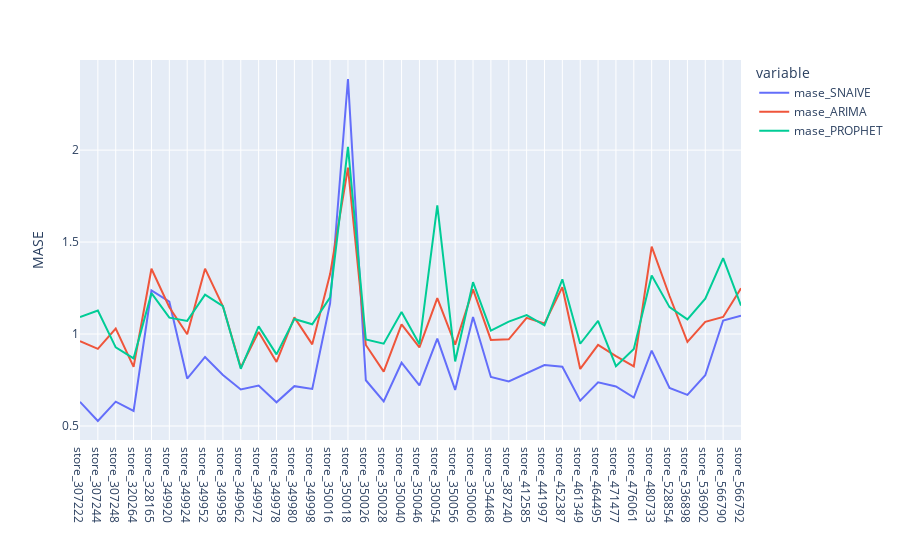

The notebook cell saved with this chart:
### Code cell
fig = score_ALL[['mase_SNAIVE', 'mase_ARIMA', 'mase_PROPHET']].plot()
fig.update_xaxes(title_text='')
fig.update_yaxes(title_text='MASE')

### Figure 1 — Plotly figure (JSON) as saved in the notebook; plotly's stock layout.template omitted (floating-point values rounded to 4 significant figures)
{"data": [{"hovertemplate": "variable=mase_SNAIVE<br>store=%{x}<br>value=%{y}<extra></extra>", "legendgroup": "mase_SNAIVE", "line": {"color": "#636efa", "dash": "solid"}, "marker": {"symbol": "circle"}, "mode": "lines", "name": "mase_SNAIVE", "orientation": "v", "showlegend": true, "type": "scatter", "x": ["store_307222", "store_307244", "store_307248", "store_320264", "store_328165", "store_349920", "store_349924", "store_349952", "store_349958", "store_349962", "store_349972", "store_349978", "store_349980", "store_349998", "store_350016", "store_350018", "store_350026", "store_350028", "store_350040", "store_350046", "store_350054", "store_350056", "store_350060", "store_354468", "store_387240", "store_412585", "store_441997", "store_452387", "store_461349", "store_464495", "store_471477", "store_476061", "store_480733", "store_528854", "store_536898", "store_536902", "store_566790", "store_566792"], "xaxis": "x", "y": [0.6312, 0.527, 0.6322, 0.5815, 1.237, 1.176, 0.7578, 0.8753, 0.7768, 0.6985, 0.7198, 0.6288, 0.7165, 0.7015, 1.167, 2.387, 0.7485, 0.6335, 0.8438, 0.721, 0.975, 0.696, 1.093, 0.7662, 0.742, 0.788, 0.8313, 0.822, 0.6375, 0.737, 0.715, 0.6547, 0.91, 0.7063, 0.669, 0.7757, 1.074, 1.099], "yaxis": "y"}, {"hovertemplate": "variable=mase_ARIMA<br>store=%{x}<br>value=%{y}<extra></extra>", "legendgroup": "mase_ARIMA", "line": {"color": "#EF553B", "dash": "solid"}, "marker": {"symbol": "circle"}, "mode": "lines", "name": "mase_ARIMA", "orientation": "v", "showlegend": true, "type": "scatter", "x": ["store_307222", "store_307244", "store_307248", "store_320264", "store_328165", "store_349920", "store_349924", "store_349952", "store_349958", "store_349962", "store_349972", "store_349978", "store_349980", "store_349998", "store_350016", "store_350018", "store_350026", "store_350028", "store_350040", "store_350046", "store_350054", "store_350056", "store_350060", "store_354468", "store_387240", "store_412585", "store_441997", "store_452387", "store_461349", "store_464495", "store_471477", "store_476061", "store_480733", "store_528854", "store_536898", "store_536902", "store_566790", "store_566792"], "xaxis": "x", "y": [0.9618, 0.919, 1.029, 0.8217, 1.355, 1.146, 0.999, 1.356, 1.151, 0.818, 1.012, 0.848, 1.09, 0.9438, 1.326, 1.905, 0.9405, 0.7957, 1.053, 0.927, 1.195, 0.9425, 1.243, 0.968, 0.9712, 1.088, 1.057, 1.255, 0.81, 0.9412, 0.8802, 0.8245, 1.475, 1.207, 0.9567, 1.067, 1.093, 1.249], "yaxis": "y"}, {"hovertemplate": "variable=mase_PROPHET<br>store=%{x}<br>value=%{y}<extra></extra>", "legendgroup": "mase_PROPHET", "line": {"color": "#00cc96", "dash": "solid"}, "marker": {"symbol": "circle"}, "mode": "lines", "name": "mase_PROPHET", "orientation": "v", "showlegend": true, "type": "scatter", "x": ["store_307222", "store_307244", "store_307248", "store_320264", "store_328165", "store_349920", "store_349924", "store_349952", "store_349958", "store_349962", "store_349972", "store_349978", "store_349980", "store_349998", "store_350016", "store_350018", "store_350026", "store_350028", "store_350040", "store_350046", "store_350054", "store_350056", "store_350060", "store_354468", "store_387240", "store_412585", "store_441997", "store_452387", "store_461349", "store_464495", "store_471477", "store_476061", "store_480733", "store_528854", "store_536898", "store_536902", "store_566790", "store_566792"], "xaxis": "x", "y": [1.093, 1.128, 0.9275, 0.8675, 1.222, 1.089, 1.072, 1.214, 1.151, 0.811, 1.042, 0.8895, 1.082, 1.053, 1.199, 2.018, 0.971, 0.9475, 1.12, 0.9445, 1.699, 0.851, 1.282, 1.018, 1.067, 1.103, 1.048, 1.297, 0.947, 1.072, 0.8253, 0.919, 1.318, 1.146, 1.08, 1.193, 1.413, 1.155], "yaxis": "y"}], "layout": {"legend": {"title": {"text": "variable"}, "tracegroupgap": 0}, "margin": {"t": 60}, "xaxis": {"anchor": "y", "domain": [0, 1], "title": {"text": ""}}, "yaxis": {"anchor": "x", "domain": [0, 1], "title": {"text": "MASE"}}}}
